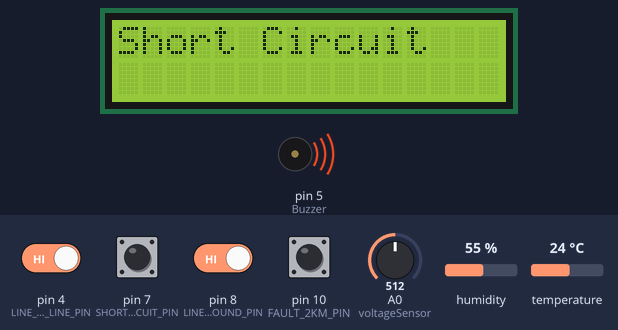
The sketch below on a simulated Arduino Uno, built with avr-gcc and run on an emulated ATmega328P. Shown: 16×2 character LCD, buzzer (waves = sounding, pin HIGH). The test bench sets the inputs (shaded band); at power-on: pin 4 (LINE_TO_LINE_PIN), pin 7 (SHORT_CIRCUIT_PIN), pin 8 (LINE_TO_GROUND_PIN), pin 10 (FAULT_2KM_PIN) HIGH, A0 (voltageSensor) = 512, humidity 55 %, temperature 24 °C. What the sketch prints to the serial monitor is not drawn.

Above: at 1.3 s.
1.4 s: pin 7 (SHORT_CIRCUIT_PIN) pulled LOW for 2.4 s
At 2.8 s:
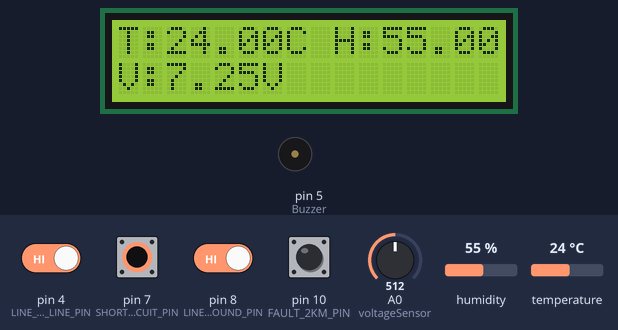
5.7 s: pin 4 (LINE_TO_LINE_PIN) driven LOW
At 6.6 s:
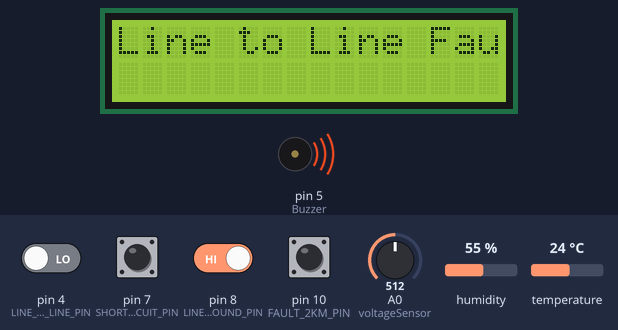
8.4 s: pin 8 (LINE_TO_GROUND_PIN) driven LOW
At 11.5 s:
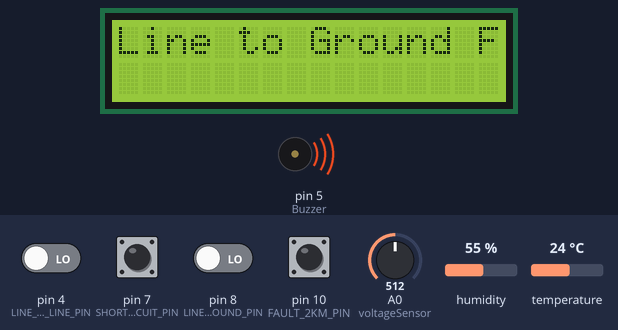
11.8 s: pin 10 (FAULT_2KM_PIN) pulled LOW for 2.4 s
At 13.5 s:
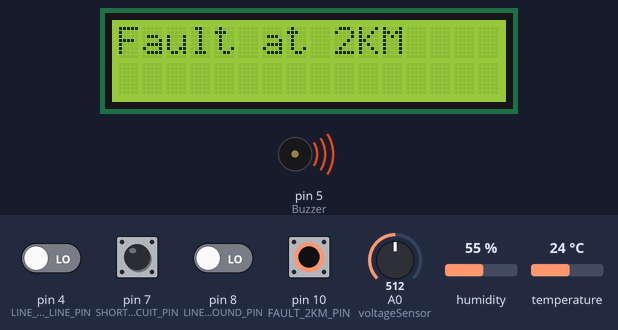
15.9 s: pin 8 (LINE_TO_GROUND_PIN) driven HIGH
At 17.5 s:
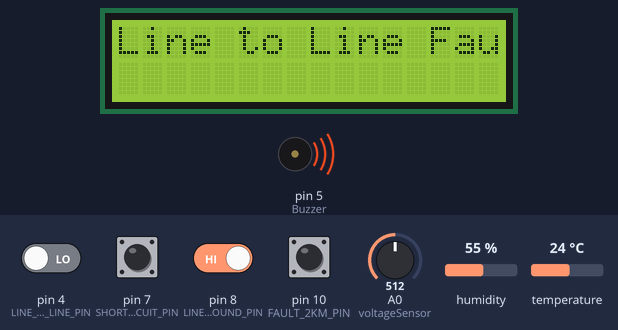
18.6 s: pin 4 (LINE_TO_LINE_PIN) driven HIGH
At 21.3 s:
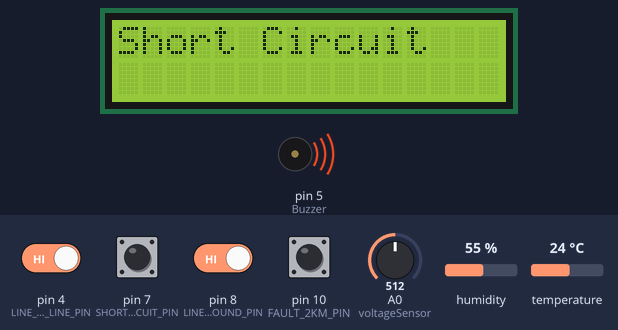
Timing chart, 0 to 22.8 s (numbered marks = the images above; inputs shaded):
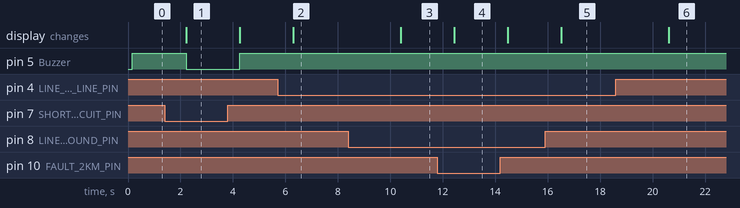

The sketch:

cable_fault_detection.ino
```cpp
  #include <Wire.h>
#include <LiquidCrystal_I2C.h>
#include <DHT.h>

#define DHTPIN 2        // Pin connected to DHT11
#define DHTTYPE DHT11   // DHT 11 sensor
#define Buzzer 5
const int voltageSensor = A0;
#define FAULT_2KM_PIN 10 // Pin for detecting 2km cable fault
//#define FAULT_4KM_PIN 9 // Pin for detecting 4km cable fault
#define SHORT_CIRCUIT_PIN 7 // Pin for detecting short circuit
#define LINE_TO_GROUND_PIN 8 // Pin for detecting line-to-ground fault
#define LINE_TO_LINE_PIN 4   // Pin for detecting line-to-line fault
float vOUT = 0.0;
float vIN = 0.0;
float R1 = 3000.0;
float R2 = 750.0;
int val = 0;
// Set up the LCD
LiquidCrystal_I2C lcd(0x27, 16, 2); // Address 0x27 for a 16x2 LCD

// Set up the DHT sensor
DHT dht(DHTPIN, DHTTYPE);


void setup() {
  Serial.begin(9600);      // Serial monitor for debugging and GPS

  lcd.begin(16, 2);        // Initialize LCD
  lcd.init();
  lcd.backlight();         // Turn on LCD backlight

  dht.begin();             // Initialize DHT sensor

  pinMode(FAULT_2KM_PIN, INPUT_PULLUP); // Enable pull-up resistor

  pinMode(SHORT_CIRCUIT_PIN, INPUT_PULLUP); // Enable pull-up resistor
  pinMode(LINE_TO_GROUND_PIN, INPUT_PULLUP); // Enable pull-up resistor for line-to-ground fault
  pinMode(LINE_TO_LINE_PIN, INPUT_PULLUP);   // Enable pull-up resistor for line-to-line fault

  pinMode(voltageSensor, INPUT);  // Set voltage pin as input
  pinMode(Buzzer, OUTPUT);
}

void loop() {
  // Read temperature and humidity
  float humidity = dht.readHumidity();
  float temperature = dht.readTemperature();
  Serial.println(temperature);
  val = analogRead(voltageSensor);
  vOUT = (val * 2.9) / 1024.0;
  vIN = vOUT / (R2/(R1+R2));
  Serial.print("Input = ");
  Serial.println(vIN);


  // Check for faults
  if (digitalRead(FAULT_2KM_PIN) == LOW) {
    // Fault at 2km
    lcd.clear();
    lcd.setCursor(0, 0);
    lcd.print("Fault at 2KM");
    digitalWrite(Buzzer,HIGH);

  }

  else if (digitalRead(LINE_TO_GROUND_PIN) == LOW) {
    // Line-to-ground fault
    lcd.clear();
    lcd.setCursor(0, 0);
    lcd.print("Line to Ground Fault");
    digitalWrite(Buzzer,HIGH);

  }
  else if (digitalRead(LINE_TO_LINE_PIN) == LOW) {
    // Line-to-line fault
    lcd.clear();
    lcd.setCursor(0, 0);
    lcd.print("Line to Line Fault");
    digitalWrite(Buzzer,HIGH);

  }
  // Check for short circuit
  else if (digitalRead(SHORT_CIRCUIT_PIN) == HIGH) {
    // Short circuit
    lcd.clear();
    lcd.setCursor(0, 0);
    lcd.print("Short Circuit");
    digitalWrite(Buzzer,HIGH);

  }
  else if (vIN < 3.0) {
    // Voltage is less than 2V
    lcd.clear();
    lcd.setCursor(0, 0);
    lcd.print("Low Voltage");
    digitalWrite(Buzzer,HIGH);

  }
  else if (temperature >= 35.0) {
    // Temperature is greater than 35°C
    lcd.clear();
    lcd.setCursor(0, 0);
    lcd.print("High Temp (>35C)");

  }
  else {
    // No faults detected, display the sensor data
    lcd.setCursor(0, 0);  // First line
    lcd.print("T:");
    lcd.print(temperature);
    lcd.print("C ");
    lcd.print("H:");
    lcd.print(humidity);
    lcd.print("%");

    lcd.setCursor(0, 1);  // Second line
    lcd.print("V:");
    lcd.print(vIN, 2); // Show voltage with 2 decimal places
    lcd.print("V");

    digitalWrite(Buzzer,LOW);
  }

  delay(2000); // Wait for 2 seconds before next update
}
```

Measured:
- after the input at 1.4 s, pin 5 (Buzzer): HIGH → LOW after 0.82 s, → HIGH 2.0 s later; the display: changes after 0.82 s (image 1)
- after the input at 5.7 s, the display: changes after 0.60 s (image 2)
- after the input at 8.4 s, the display: changes after 2.0 s (image 3)
- after the input at 11.8 s, the display: changes after 0.63 s (image 4)
- after the input at 15.9 s, the display: changes after 0.62 s (image 5)
- after the input at 18.6 s, the display: changes after 2.0 s (image 6)
